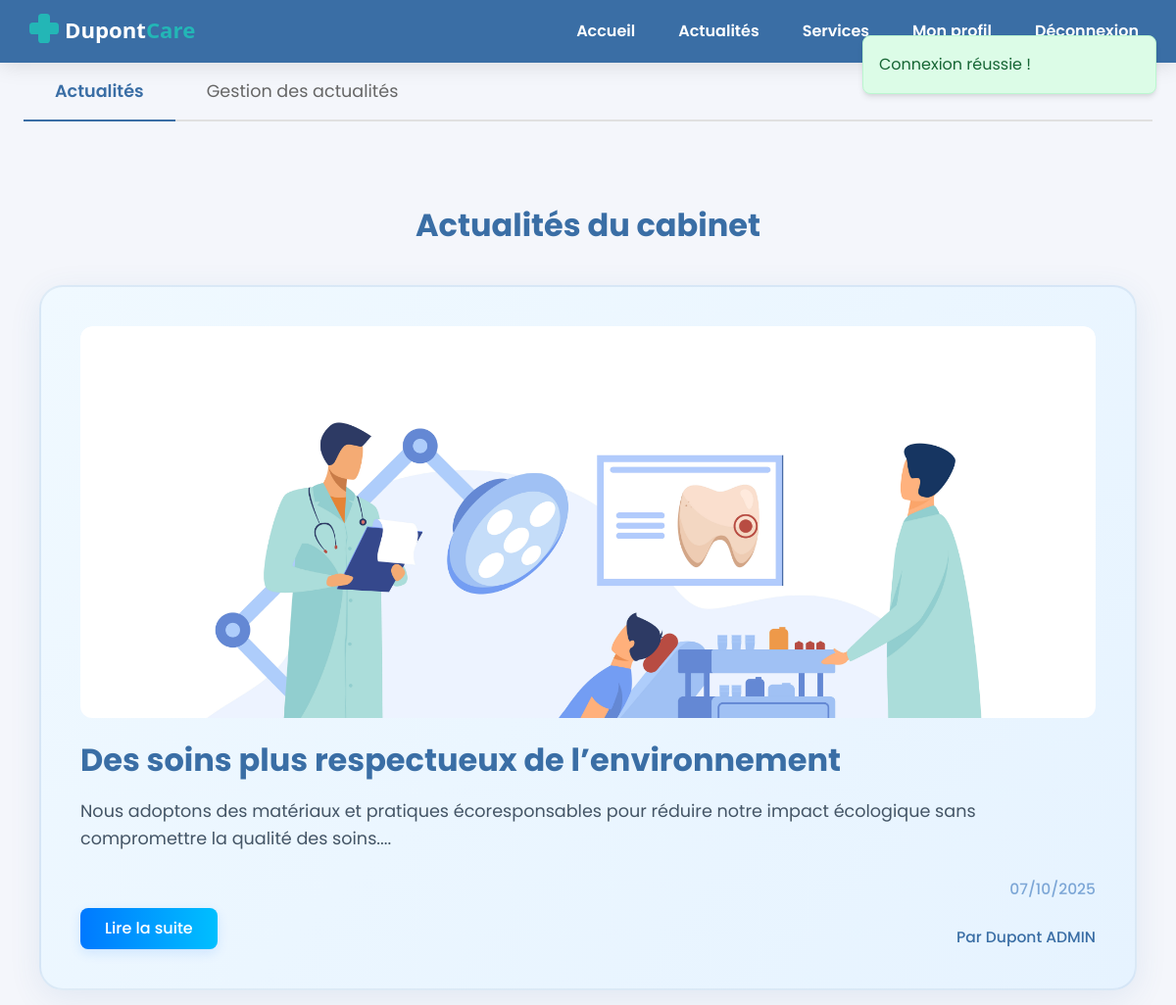
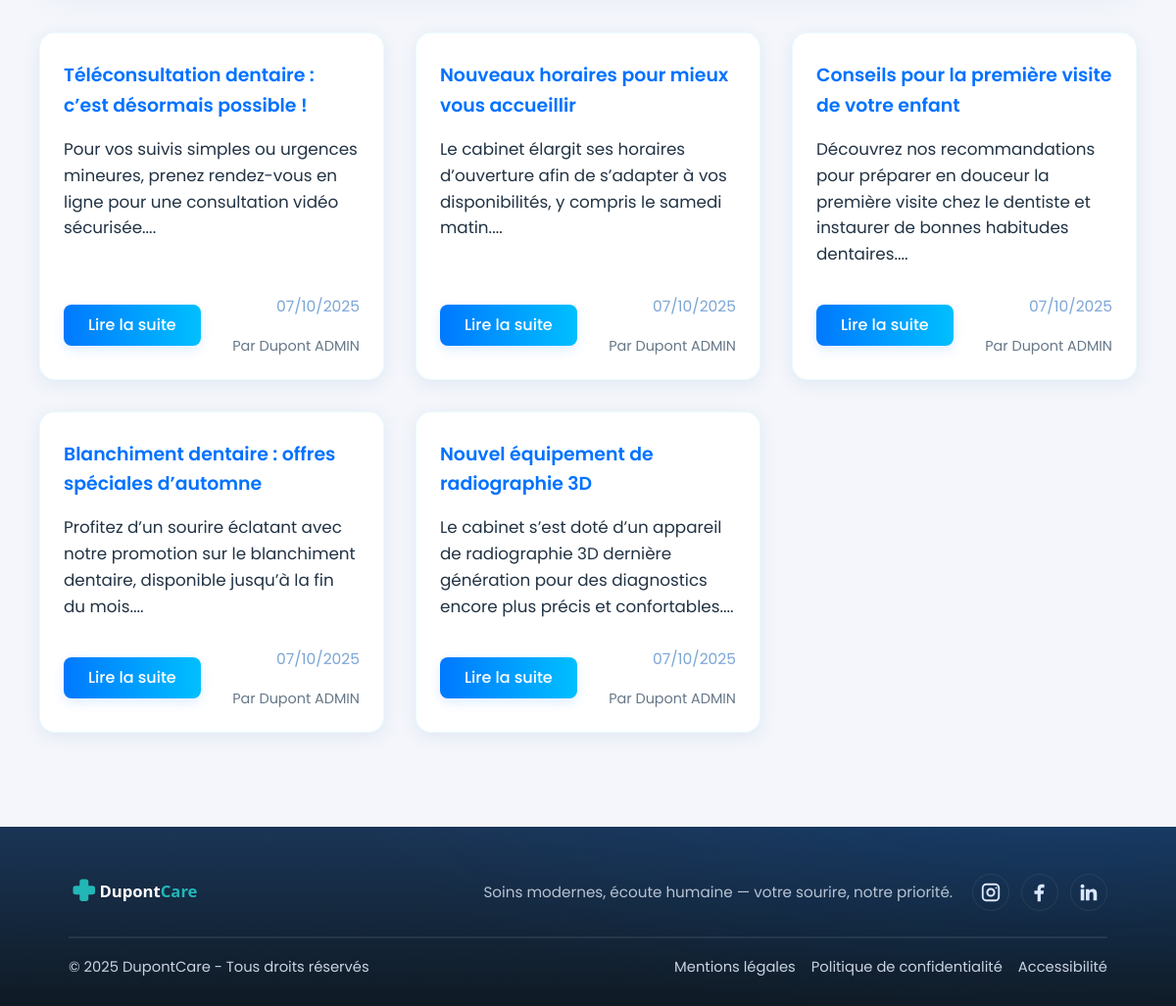
/index.php?page=actus (signed in), run on the app's committed database (2 pictures, top to bottom).
### tables this page shows
CREATE TABLE `actualite` (
  `id` int(10) UNSIGNED NOT NULL,
  `auteur_id` int(10) UNSIGNED NOT NULL,
  `titre` varchar(200) NOT NULL,
  `contenu` mediumtext NOT NULL,
  `date_publication` datetime DEFAULT NULL,
  `statut` enum('BROUILLON','PUBLIE','ARCHIVE') NOT NULL DEFAULT 'BROUILLON',
  `image` varchar(255) DEFAULT NULL
);

CREATE TABLE `utilisateur` (
  `id` int(10) UNSIGNED NOT NULL,
  `role` enum('PATIENT','MEDECIN','SECRETAIRE') NOT NULL,
  `nom` varchar(100) NOT NULL,
  `prenom` varchar(100) NOT NULL,
  `email` varchar(190) NOT NULL,
  `telephone` varchar(30) DEFAULT NULL,
  `avatar` varchar(255) DEFAULT NULL,
  `password_hash` varchar(255) NOT NULL,
  `date_inscription` datetime NOT NULL DEFAULT current_timestamp(),
  `date_naissance` date DEFAULT NULL
);

### app/core/App.php (called while the page is built, shortened)
<?php
class App {
    public function run() {
        $action = $_GET['action'] ?? 'index';
        $method = $action;
        $params = [];
        try {
            $controller = new $controllerClass();
            call_user_func_array([$controller, $method], $params);
        } catch (\Exception $e) {
            error_log("Exception détaillée: " . $e->getMessage());
            error_log("Fichier: " . $e->getFile() . " ligne " . $e->getLine());
            error_log("Stack trace: " . $e->getTraceAsString());
            http_response_code(404);
            include __DIR__ . '/../views/error/404.php';
        }
    }
}

### index.php (called while the page is built, shortened)
<?php
spl_autoload_register(function ($class) {
    $path = __DIR__ . '/' . str_replace('\\', '/', $class) . '.php';
});
$app = new App();
$app->run();

### app/core/Model.php (called while the page is built, shortened)
<?php
abstract class Model {
    public function __construct() {
        $this->db = Database::getInstance();
    }
}

### app/models/database.php (called while the page is built, shortened)
<?php
class Database {
    private static $instance = null;
    private $connection;
    private function __construct() {
        $host = 'localhost';
        $dbname = 'bdd_dupont';
        $user = 'root';
        $pass = '';
        $options = [
            PDO::ATTR_ERRMODE => PDO::ERRMODE_EXCEPTION,
            PDO::ATTR_DEFAULT_FETCH_MODE => PDO::FETCH_ASSOC,
            PDO::MYSQL_ATTR_INIT_COMMAND => 'SET NAMES utf8mb4'
        ];
        try {
            $this->connection = new PDO(
                "mysql:host=$host;dbname=$dbname",
                $user,
                $pass,
                $options
            );
        } catch (PDOException $e) {
            die('Erreur connexion BDD : ' . $e->getMessage());
        }
    }
    public function prepare($sql) {
        return $this->connection->prepare($sql);
    }
    public static function getInstance() {
        if (self::$instance === null) {
            self::$instance = new self();
        }
        return self::$instance;
    }
}

### app/models/ActuModel.php (called while the page is built, shortened)
<?php
class ActuModel extends Model {
        public function getAllActusAdmin($limit = null) {
            $sql = "SELECT a.*, u.nom as auteur_nom, u.prenom as auteur_prenom
                    FROM actualite a
                    JOIN utilisateur u ON a.auteur_id = u.id
                    ORDER BY a.date_publication DESC";
            if ($limit) {
                $sql .= " LIMIT ?";
                $stmt = $this->db->prepare($sql);
                $stmt->execute([$limit]);
            } else {
                $stmt = $this->db->prepare($sql);
                $stmt->execute();
            }
            return $stmt->fetchAll();
        }
    public function getAllActus($limit = null) {
        $sql = "SELECT a.*, u.nom as auteur_nom, u.prenom as auteur_prenom
                FROM actualite a
                JOIN utilisateur u ON a.auteur_id = u.id
                WHERE a.statut = 'PUBLIE'
                ORDER BY a.date_publication DESC";
        if ($limit) {
            $sql .= " LIMIT ?";
            $stmt = $this->db->prepare($sql);
            $stmt->execute([$limit]);
        } else {
            $stmt = $this->db->prepare($sql);
            $stmt->execute();
        }
        return $stmt->fetchAll();
    }
}

### app/views/actu-combined.php (the view, shortened to what this page needs)
<?php
include __DIR__ . '/templates/header.php';
include __DIR__ . '/templates/flash-messages.php';
?>
<main class="container">
    <div class="tabs-container">
        <div class="tabs-nav">
            <button class="tab-button" data-tab="tab-public">Actualités</button>
            <button class="tab-button" data-tab="tab-admin">Gestion des actualités</button>
        </div>
                <div id="tab-public" class="tab-content">
                        <section class="actu-section">
                                <h2>Actualités du cabinet</h2>
                                <div class="actu-container">
                                    <?php if (empty($actus)): ?>
                                        <p class="no-actus">Aucune actualité n'est disponible pour le moment.</p>
                                    <?php else: ?>
                                        <?php $latestActu = array_shift($actus); ?>
                                        <article class="actu-featured">
                                            <div class="actu-featured-content">
                                                <?php if (!empty($latestActu['image'])): ?>
                                                    <div class="actu-featured-image">
                                                        <img src="/cabinetdupont/public/uploads/<?php echo htmlspecialchars($latestActu['image']); ?>" alt="Image de l'actualité">
                                                    </div>
                                                <?php endif; ?>
                                                <h3><?php echo htmlspecialchars($latestActu['titre']); ?></h3>
                                                <p><?php echo htmlspecialchars(substr(strip_tags($latestActu['contenu']), 0, 400)) . '...'; ?></p>
                                                <div class="actu-footer">
                                                    <a href="index.php?page=actus&action=show&id=<?php echo $latestActu['id']; ?>" class="btn btn-primary">Lire la suite</a>
                                                    <div class="actu-meta">
                                                        <span class="actu-date"><?php echo date('d/m/Y', strtotime($latestActu['date_publication'])); ?></span>
                                                        <span class="actu-author">Par <?php echo htmlspecialchars($latestActu['auteur_prenom'] . ' ' . $latestActu['auteur_nom']); ?></span>
                                                    </div>
                                                </div>
                                            </div>
                                        </article>
                                        <div class="actu-list">
                                            <?php foreach ($actus as $actu): ?>
                                                <article class="actu-card">
                                                    <h3><?php echo htmlspecialchars($actu['titre']); ?></h3>
                                                    <p><?php echo htmlspecialchars(substr(strip_tags($actu['contenu']), 0, 200)) . '...'; ?></p>
                                                    <div class="actu-footer">
                                                        <a href="index.php?page=actus&action=show&id=<?php echo $actu['id']; ?>" class="btn btn-primary">Lire la suite</a>
                                                        <div class="actu-meta">
                                                            <span class="actu-date"><?php echo date('d/m/Y', strtotime($actu['date_publication'])); ?></span>
                                                            <span class="actu-author">Par <?php echo htmlspecialchars($actu['auteur_prenom'] . ' ' . $actu['auteur_nom']); ?></span>
                                                        </div>
                                                    </div>
                                                </article>
                                            <?php endforeach; ?>
                                        </div>
                                    <?php endif; ?>
                                </div>
                        </section>
                </div>
    </div>
</main>
<?php include __DIR__ . '/templates/footer.php'; ?>

### css/style.css (style rules this page uses)
* { box-sizing: border-box; margin: 0; padding: 0; }
body { font-family: 'Poppins', system-ui, -apple-system, Segoe UI, Roboto, Arial, sans-serif; line-height: 1.6; color: #333; }
main { min-height: 100vh; width: 100%; padding: 20px; }
:root { --bg: #f4f6fb; --brand: #3a6ea5; --accent: #00c6ff; --accent-2: #0072ff; --text: #1e2936; --white: #fff; --footer-bg: #0f1724; --footer-text: #c9d3e1; --footer-heading: #ffffff; --footer-line: rgba(255,255,255,0.08); }
html, body { height: 100%; }
body { font-family: 'Poppins', system-ui, -apple-system, Segoe UI, Roboto, Arial, sans-serif; background: var(--bg); color: var(--text); line-height: 1.6; }
.container { max-width: 1200px; margin: 0 auto; padding: 0 24px; }
.btn { width: auto; display: inline-flex; align-items: center; justify-content: center; padding: 10px 12px; border-radius: 10px; background: linear-gradient(to right, var(--accent) 0%, var(--accent-2) 100%); background-size: 120% 100%; background-position: center; color: var(--white); font-weight: 600; text-decoration: none; font-size: 0.95rem; transition: opacity 0.2s, transform 0.2s, box-shadow 0.2s; box-shadow: 0 4px 12px rgba(0,114,255,0.18); align-self: flex-start; }
html { scroll-behavior: smooth; }

### css/login.css (style rules this page uses)
input, button, select, textarea { font-family: 'Poppins', system-ui, -apple-system, Segoe UI, Roboto, Arial, sans-serif !important; }
html, body { height: 100%; }
body { display: flex; flex-direction: column; min-height: 100vh; }
main { flex: 1 0 auto; }
body { font-family: 'Poppins', system-ui, -apple-system, Segoe UI, Roboto, Arial, sans-serif; background: #f4f6fb; color: #1e2936; margin: 0; min-height: 100vh; }

### css/register.css (style rules this page uses)
body { font-family: 'Poppins', system-ui, -apple-system, Segoe UI, Roboto, Arial, sans-serif; background: #f4f6fb; color: #1e2936; margin: 0; min-height: 100vh; }
html, body { height: 100%; }
body { display: flex; flex-direction: column; min-height: 100vh; }
main { flex: 1 0 auto; }

### css/tabs.css (style rules this page uses)
.tabs-container { margin-bottom: 2rem; }
.tabs-nav { display: flex; border-bottom: 2px solid #e0e0e0; margin-bottom: 2rem; }
.tab-button { padding: 1rem 2rem; border: none; background: none; font-size: 1.1rem; color: #666; cursor: pointer; position: relative; transition: all 0.3s ease; }
.tab-button.active { color: #3a6ea5; font-weight: 600; }
.tab-button.active::after { content: ''; position: absolute; bottom: -2px; left: 0; width: 100%; height: 2px; background-color: #3a6ea5; }
.tab-content { display: none; }
.tab-content.active { display: block; animation: fadeIn 0.3s ease-in-out; }

### css/profil.css (style rules this page uses)
.btn { display: inline-block; line-height: 1; padding: 12px 20px; border-radius: 10px; font-weight: 600; font-size: 1rem; text-decoration: none; border: 1px solid transparent; cursor: pointer; transition: transform 0.2s, box-shadow 0.2s, opacity 0.2s, border-color 0.2s; box-shadow: 0 4px 12px rgba(0,114,255,0.13); }

### data on the page
actualite: image (picture), titre "Des soins plus respectueux de l’environnement", contenu "Nous adoptons des matériaux et pratiques écoresponsables pour réduire notre impact écologique sans compromettre la qualité des soins.", date_publication "07/10/2025"
utilisateur: prenom+nom "Dupont ADMIN"
actualite: titre "Téléconsultation dentaire : c’est désormais possible !", contenu "Pour vos suivis simples ou urgences mineures, prenez rendez-vous en ligne pour une consultation vidéo sécurisée.", date_publication "07/10/2025", auteur.nom "Dupont ADMIN"
actualite: titre "Nouveaux horaires pour mieux vous accueillir", contenu "Le cabinet élargit ses horaires d’ouverture afin de s’adapter à vos disponibilités, y compris le samedi matin.", date_publication "07/10/2025", auteur.nom "Dupont ADMIN"
actualite: titre "Conseils pour la première visite de votre enfant", contenu "Découvrez nos recommandations pour préparer en douceur la première visite chez le dentiste et instaurer de bonnes habitudes dentaires.", date_publication "07/10/2025", auteur.nom "Dupont ADMIN"
actualite: titre "Blanchiment dentaire : offres spéciales d’automne", contenu "Profitez d’un sourire éclatant avec notre promotion sur le blanchiment dentaire, disponible jusqu’à la fin du mois.", date_publication "07/10/2025", auteur.nom "Dupont ADMIN"
actualite: titre "Nouvel équipement de radiographie 3D", contenu "Le cabinet s’est doté d’un appareil de radiographie 3D dernière génération pour des diagnostics encore plus précis et confortables.", date_publication "07/10/2025", auteur.nom "Dupont ADMIN"

### other printed values
$_SESSION['success'] "Connexion réussie !"
